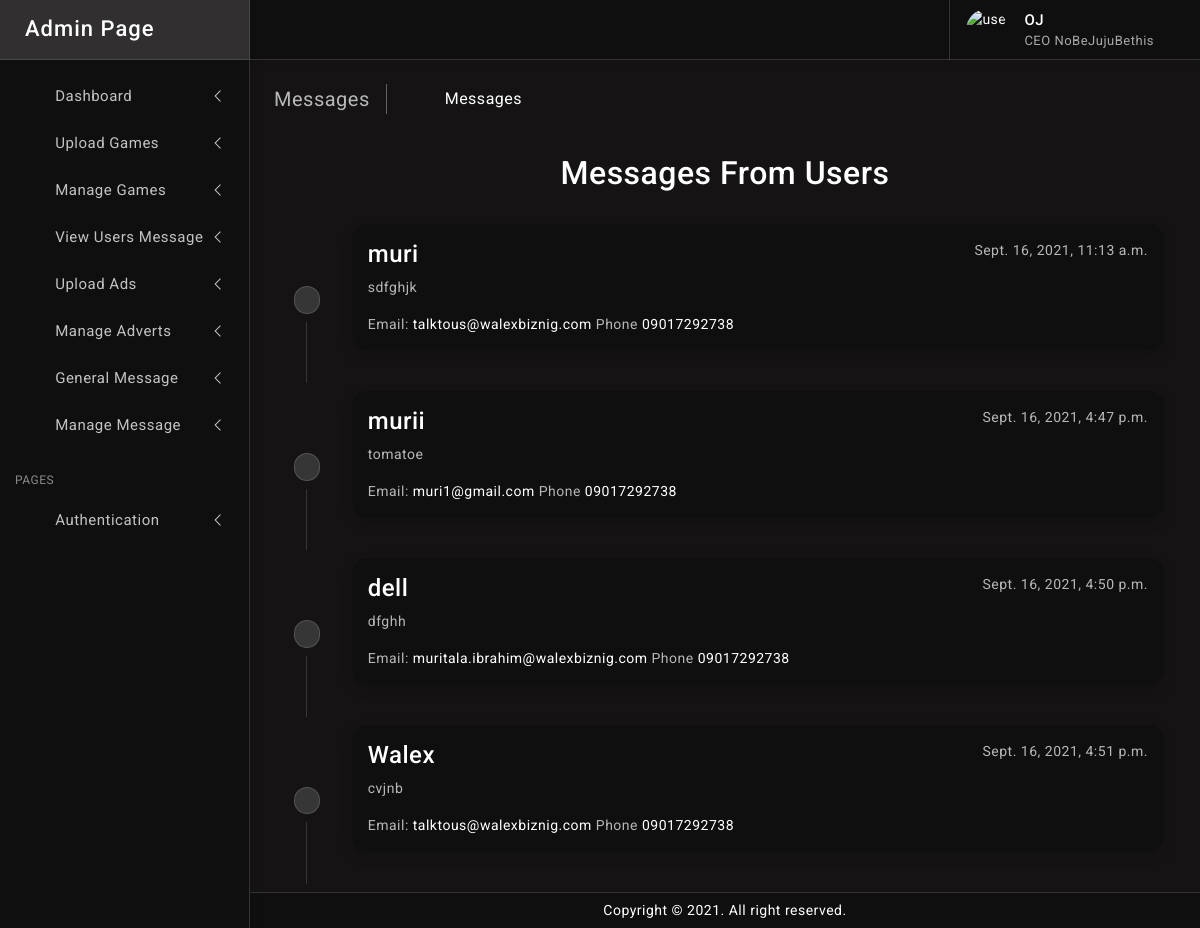
/contact_message/, run on the app's committed database.
### main_app/models.py (models this page shows, shortened)
class Contact(models.Model):
	STATUS = (
		('New', 'New'),
		('Read', 'Read'),
		('Closed', 'Closed'),
	)
	name = models.CharField(blank=True, max_length=20, null=True)
	email = models.CharField(blank=True, max_length=50, null=True)
	subject = models.CharField(blank=True, max_length=50, null=True)
	message = models.TextField(blank=True, max_length=1255, null=True)
	status = models.CharField(max_length=15, choices=STATUS, default='New')
	ip = models.CharField(blank=True, max_length=20, null=True)
	phone = models.CharField(blank=True, max_length=100, null=True)
	create_at = models.DateTimeField(auto_now_add=True, null=True)
	update_at = models.DateTimeField(auto_now=True, null=True)

### main_app/views.py (the view)
# urls.py: path("contact_message/", views.contact_message, name='contact_message'),
def contact_message(request):
    recieved = Contact.objects.all()
    footer = Advert.objects.all().order_by('-id')[1:9]
    context = {'recieved': recieved, "footer":footer}
    return render(request, 'main_app/contact_message.html', context)

### main_app/templates/main_app/contact_message.html (shortened to what this page needs)
{% extends 'main_app/admin_base.html' %}
{% load static %}
{% block content %}
		<div class="page-wrapper">
			<div class="page-content">
				<div class="page-breadcrumb d-none d-sm-flex align-items-center mb-3">
					<div class="breadcrumb-title pe-3">Messages</div>
					<div class="ps-3">
						<nav aria-label="breadcrumb">
							<ol class="breadcrumb mb-0 p-0">
								<li class="breadcrumb-item"><a href="javascript:;"><i class="bx bx-home-alt"></i></a>
								</li>
								<li class="breadcrumb-item active" aria-current="page">Messages</li>
							</ol>
						</nav>
					</div>
				</div>
				<div class="">
					<div class="">
						<div class="container py-2">
							<h2 class="font-weight-light text-center text-white py-3">Messages From Users</h2>
							{% for rs in recieved %}
							<div class="row">
								<div class="col-auto text-center flex-column d-none d-sm-flex">
									<div class="row h-50">
										<div class="col">&nbsp;</div>
										<div class="col">&nbsp;</div>
									</div>
									<h5 class="m-2">
									<span class="badge rounded-pill bg-light border">&nbsp;</span>
								</h5>
									<div class="row h-50">
										<div class="col border-end">&nbsp;</div>
										<div class="col">&nbsp;</div>
									</div>
								</div>
								<div class="col py-2">
									<div class="card radius-15">
										<div class="card-body">
											<div class="float-end">{{ rs.create_at }}</div>
											<h4 class="card-title text-white">{{ rs.name }}</h4>
											<p class="card-text">{{ rs.message }}</p>
											Email: <a href="mailto:{{ rs.email }}">{{ rs.email }}</a> <span>Phone <a href="tel:{{rs.phone}}"> {{ rs.phone }}</a></span>
										</div>
									</div>
								</div>
							</div>
							{% endfor %}
							</div>
						</div>
						</div>
					</div>
				</div>
			</div>
{% endblock %}

### main_app/static/admin_app/css/app.css (style rules this page uses)
body { font-size: 14px; letter-spacing: .5px; font-family: Roboto, sans-serif; overflow-x: hidden }
a { text-decoration: none }
.page-wrapper { height: 100%; margin-top: 60px; margin-bottom: 0px; margin-left: 250px }
.page-content { padding: 1.5rem 1.5rem 0 1.5rem }
.breadcrumb-title { font-size: 20px; border-right: 1.5px solid rgb(255 255 255 / 34%); }
.page-breadcrumb .breadcrumb li.breadcrumb-item { font-size: 16px }
.page-breadcrumb .breadcrumb-item+.breadcrumb-item::before { display: inline-block; padding-right: .5rem; color: #ffffff; font-family: LineIcons; content: "\ea5c" }
.radius-15 { border-radius: 15px }
.bg-theme { background-size: 100% 100%; background-attachment: fixed; background-position: center; background-repeat: no-repeat; transition: background .2s; }
body.bg-theme3 { background-image: url(../images/bg-themes/3.png); }

### data on the page
Contact: create_at "Sept. 16, 2021, 11:13 a.m.", name "muri", message "sdfghjk", email "talktous@walexbiznig.com", phone "09017292738"
Contact: create_at "Sept. 16, 2021, 4:47 p.m.", name "murii", message "tomatoe", email "muri1@gmail.com", phone "09017292738"
Contact: create_at "Sept. 16, 2021, 4:50 p.m.", name "dell", message "dfghh", email "muritala.ibrahim@walexbiznig.com", phone "09017292738"
Contact: create_at "Sept. 16, 2021, 4:51 p.m.", name "Walex", message "cvjnb", email "talktous@walexbiznig.com", phone "09017292738"
